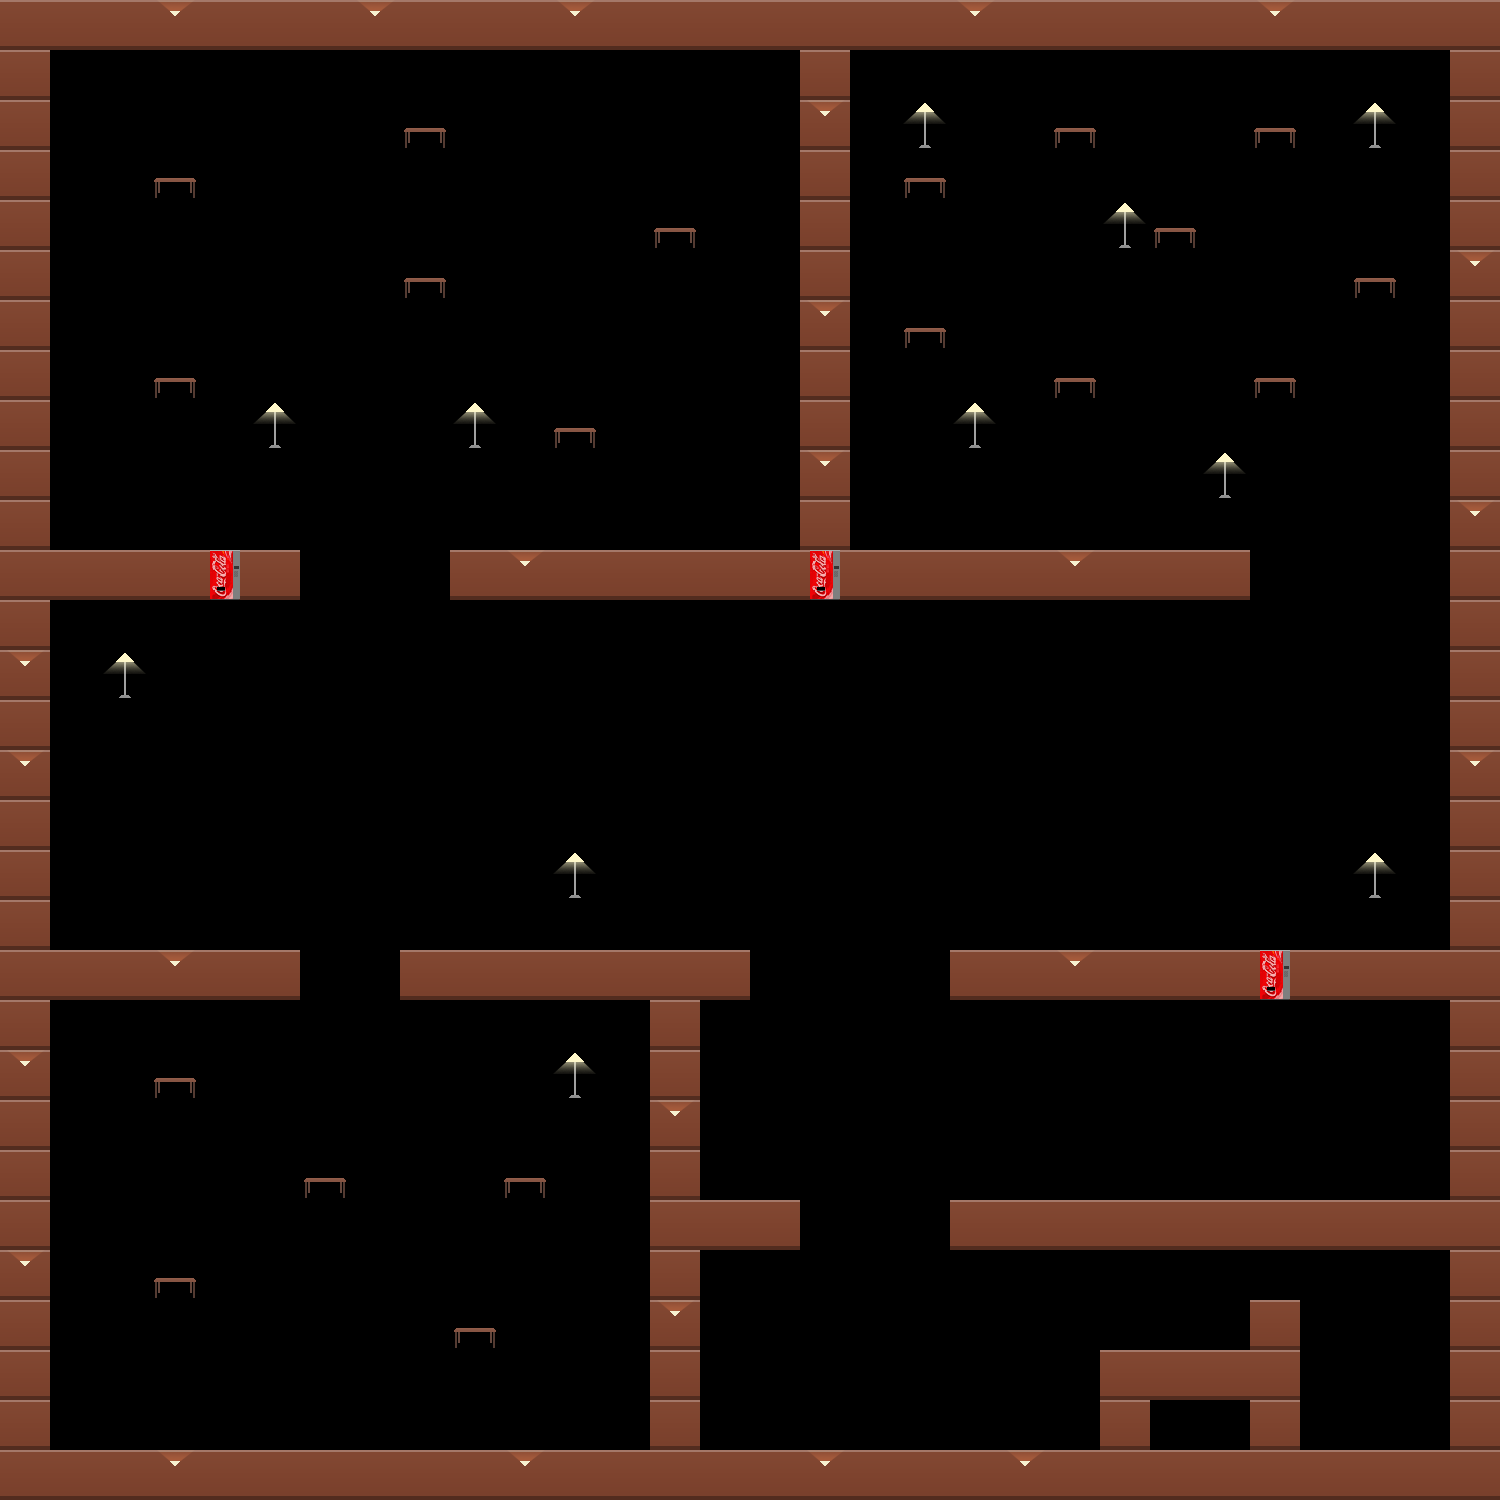

This game map was drawn from its Tiled (.tmx) file and the tilesets committed beside it. A one-line description and the trimmed map source follow:
An orthogonal 30x30 tile map with 50x50 px tiles, 3 tile layers (Tile Layer 2, obj, Obj2), 5 tilesets.

<map version="1.0" tiledversion="1.0.2" orientation="orthogonal" renderorder="right-down" width="30" height="30" tilewidth="50" tileheight="50" nextobjectid="1">
 <tileset firstgid="1" name="Hotel0" tilewidth="50" tileheight="50" tilecount="1" columns="1">
  <image source="Paredes/Hotel0.png" width="50" height="50" />
 </tileset>
 <tileset firstgid="2" name="Hotel1" tilewidth="50" tileheight="50" tilecount="1" columns="1">
  <image source="Paredes/Hotel1.png" width="50" height="50" />
 </tileset>
 <tileset firstgid="3" name="HotelCoke" tilewidth="50" tileheight="50" tilecount="1" columns="1">
  <image source="Paredes/HotelCoke.png" width="50" height="50" />
 </tileset>
 <tileset firstgid="4" name="Lamp" tilewidth="50" tileheight="50" tilecount="1" columns="1">
  <image source="Objetos/Lamp.png" width="50" height="50" />
 </tileset>
 <tileset firstgid="5" name="mesa0" tilewidth="50" tileheight="50" tilecount="1" columns="1">
  <image source="Objetos/mesa0.png" width="50" height="50" />
 </tileset>
 <layer name="Tile Layer 2" width="30" height="30">
  <data>[900 cells, 197 non-empty, 3 distinct tile ids]</data>
 </layer>
 <layer name="obj" width="30" height="30">
  <data>[900 cells, 30 non-empty, 2 distinct tile ids]</data>
 </layer>
 <layer name="Obj2" width="30" height="30">
  <data>[900 cells, 0 non-empty, 0 distinct tile ids]</data>
 </layer>
</map>